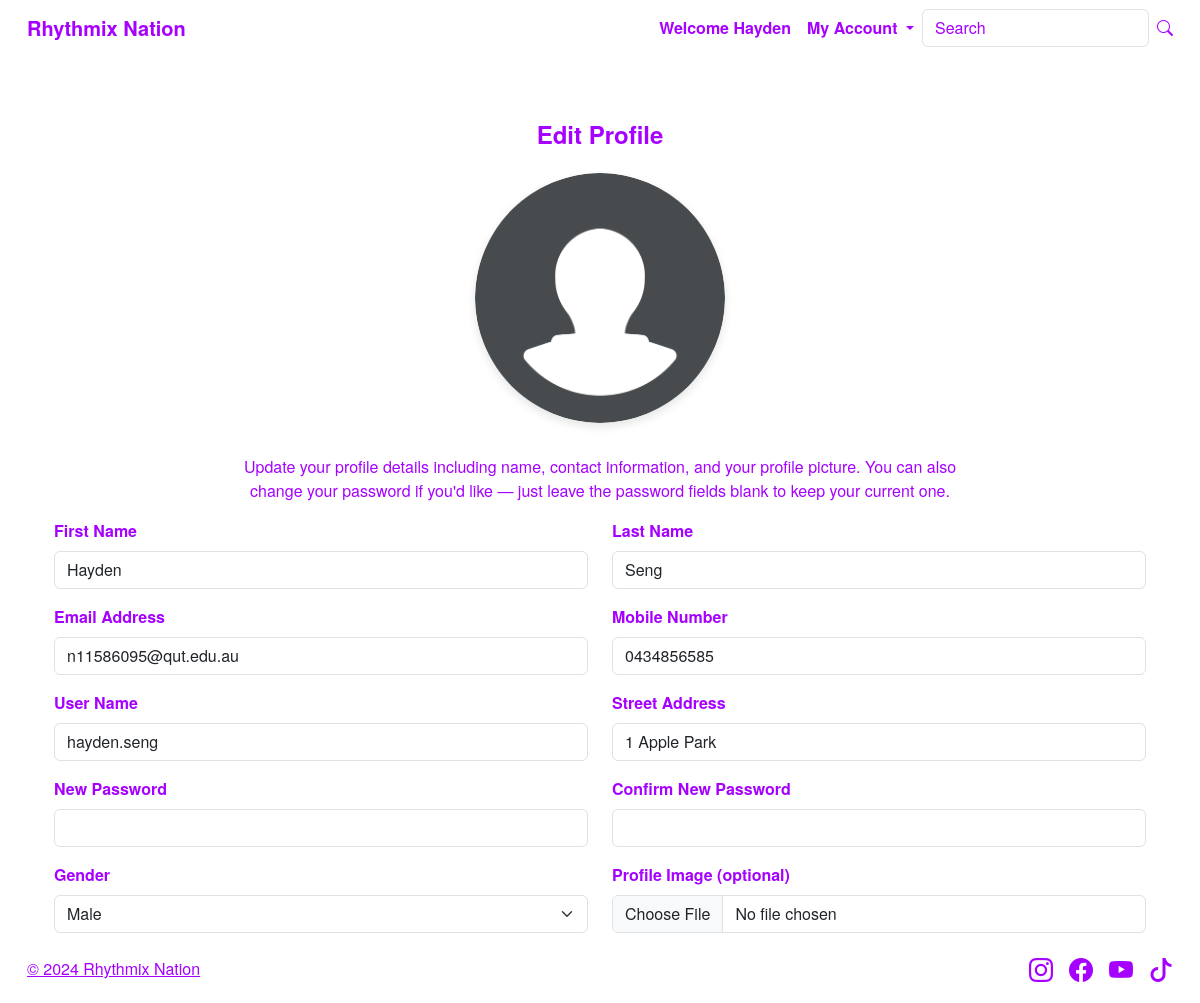
Screenshot of /profile (signed in) with the database file from the repository.
### website/models.py (models this page shows, shortened)
class User(db.Model, UserMixin):
    __tablename__ = 'users'
    id = db.Column(db.Integer, primary_key=True)
    username = db.Column(db.String(150), unique=True, nullable=False)
    first_name = db.Column(db.String(150), nullable=False)
    last_name = db.Column(db.String(150), nullable=False)
    phone_number = db.Column(db.String(150), nullable=False)
    street_address = db.Column(db.String(150), nullable=False)
    email = db.Column(db.String(255), unique=True, nullable=False)
    password_hash = db.Column(db.String(255), nullable=False)
    date_joined = db.Column(db.DateTime, default=datetime.now())
    comments = db.relationship('Comment', backref='user')
    gender = db.Column(db.String(10), nullable=False)
    profile_image = db.Column(db.String(150), nullable=True, default='img/default_avatar.png')

### website/auth.py (the view, shortened to what this page needs)
@auth_bp.route('/profile', methods=['GET', 'POST'])
@login_required
def profile():
    form = ProfileEditForm(obj=current_user)
    return render_template('profile.html', form=form, heading="Edit Profile")

### website/templates/profile.html (shortened to what this page needs)
{% extends "base.html" %}
{% block content %}
<div class="container mt-5">
    <div class="row justify-content-center">
        <div class="col-md-8">
            <div class="page-header text-center mb-4">
                <h4>{{ heading }}</h4>
            </div>
            <form method="POST" enctype="multipart/form-data">
                <div class="text-center w-100 w-xl-50 mb-3 mb-xl-0">
                    <img src="{{ url_for('static', filename=current_user.profile_image or 'img/default_avatar.png') }}"
                        class="profile-avatar"
                        alt="Your Profile Picture">
                </div>
                    <div class="w-100 w-xl-50">
                        <p class="text-center">
                            Update your profile details including name, contact information, and your profile picture. You can also change your password if you'd like — just leave the password fields blank to keep your current one.
                        </p>
                    </div>
                </div>
                <div class="row mb-3">
                    <div class="col-md-6">
                        {{ form.first_name.label(class="form-label") }}
                        {{ form.first_name(class="form-control") }}
                    </div>
                    <div class="col-md-6">
                        {{ form.last_name.label(class="form-label") }}
                        {{ form.last_name(class="form-control") }}
                    </div>
                </div>
                <div class="row mb-3">
                    <div class="col-md-6">
                        {{ form.email.label(class="form-label") }}
                        {{ form.email(class="form-control") }}
                    </div>
                    <div class="col-md-6">
                        {{ form.phone_number.label(class="form-label") }}
                        {{ form.phone_number(class="form-control") }}
                    </div>
                </div>
                <div class="row mb-3">
                    <div class="col-md-6">
                        {{ form.username.label(class="form-label") }}
                        {{ form.username(class="form-control") }}
                    </div>
                    <div class="col-md-6">
                        {{ form.street_address.label(class="form-label") }}
                        {{ form.street_address(class="form-control") }}
                    </div>
                </div>
                <div class="row mb-3">
                    <div class="col-md-6">
                        {{ form.password.label(class="form-label") }}
                        {{ form.password(class="form-control") }}
                    </div>
                    <div class="col-md-6">
                        {{ form.confirm.label(class="form-label") }}
                        {{ form.confirm(class="form-control") }}
                    </div>
                </div>
                <div class="row mb-3">
                    <div class="col-md-6">
                        {{ form.gender.label(class="form-label") }}
                        {{ form.gender(class="form-select") }}
                    </div>
                    <div class="col-md-6">
                        {{ form.profile_image.label(class="form-label") }}
                        {{ form.profile_image(class="form-control") }}
                    </div>
                </div>
                <div class="mb-3">
                </div>
        </div>
    </div>
</div>
{% endblock %}

### website/templates/base.html (shortened to what this page needs)
<!DOCTYPE html>
<html>
<head>
    <link href="https://cdn.jsdelivr.net/npm/bootstrap@5.3.2/dist/css/bootstrap.min.css" rel="stylesheet">
    <link rel="stylesheet" href="{{ url_for('static', filename='style/styles.css') }}">
    <link rel="stylesheet" href="https://cdn.jsdelivr.net/npm/bootstrap-icons@1.10.5/font/bootstrap-icons.css">
</head>
<body>
<div class="wrapper d-flex flex-column min-vh-100">
    <header>
        <nav class="navbar navbar-expand-lg">
            <div class="container-fluid">
                <a class="navbar-brand page-title" href="{{ url_for('main.index') }}">Rhythmix Nation</a>
                <div class="collapse navbar-collapse justify-content-end" id="navbarSupportedContent">
                    <ul class="navbar-nav mb-2 mb-lg-0">
                        {% if current_user.is_authenticated %}
                            <li class="nav-item">
                                <span class="nav-link disabled text-muted">Welcome {{ current_user.first_name }}</span>
                            </li>
                            <li class="nav-item dropdown">
                                <a class="nav-link dropdown-toggle" href="#" role="button" data-bs-toggle="dropdown" aria-expanded="false">
                                    My Account
                                </a>
                            </li>
                        {% endif %}
                    </ul>
                    <form action="{{ url_for('main.search') }}" method="get" class="form-inline d-flex flex-nowrap align-items-center" role="search">
                        <input class="form-control me-2" type="text" name="search" id="searchForm"
                            value="{{ request.args.get('search', '') }}" placeholder="Search" aria-label="Search">
                        <button type="submit" class="icon-button" aria-label="Search">
                            <i class="bi bi-search"></i>
                        </button>
                    </form>
                </div>
            </div>
        </nav>
    </header>
    <main class="flex-grow-1">
        {% block content %}{% endblock %}
    <footer class="footer mt-auto py-3 border-top bg-light text-center">
        <div class="container-fluid d-flex flex-wrap justify-content-between align-items-center">
            <div class="col-md-4 d-flex align-items-center">
                <a class="mb-3 mb-md-0 text-muted" href="404.html">© 2024 Rhythmix Nation</a>
            </div>
            <ul class="nav col-md-4 justify-content-end list-unstyled d-flex">
                <li class="ms-3"><a class="text-muted" href="https://www.instagram.com" target="_blank"><i class="bi bi-instagram" style="font-size: 1.5rem;"></i></a></li>
                <li class="ms-3"><a class="text-muted" href="https://www.facebook.com" target="_blank"><i class="bi bi-facebook" style="font-size: 1.5rem;"></i></a></li>
                <li class="ms-3"><a class="text-muted" href="https://www.youtube.com" target="_blank"><i class="bi bi-youtube" style="font-size: 1.5rem;"></i></a></li>
                <li class="ms-3"><a class="text-muted" href="https://www.tiktok.com" target="_blank"><i class="bi bi-tiktok" style="font-size: 1.5rem;"></i></a></li>
            </ul>
        </div>
    </footer>
</body>
</html>

### website/static/style/styles.css (style rules this page uses)
body { font-family: "Helvetica Neue", Arial, sans-serif; background-color: #fff; color: #a600ff !important; }
.text-muted { color: #a600ff !important; }
.form-control::placeholder { color: #a600ff; }
strong, .modal-label, .section-title, h1, h2, h3, h4, h5, h6 { font-weight: bold; }
header { padding-inline: 15px; }
.navbar { background-color: #fff; }
.navbar-brand { font-weight: bold; color: #a600ff !important; text-decoration: none; }
.nav-link { font-weight: bold; color: #a600ff !important; text-decoration: none; }
.icon-button, .icon-button:hover .button-color, .button-color:hover, .button-color:focus, .button-color:active, .button-color.active, .button-color:visited { background-color: #a600ff !important; border-color: #a600ff !important; color: #fff !important; }
footer { padding-inline: 15px; }
html, body { height: 100%; }
body { display: flex; flex-direction: column; min-height: 100vh; }
main { flex: 1; }
.form-label, .section-title { color: #a600ff; font-weight: bold; text-decoration: none; }
.wrapper { display: flex; flex-direction: column; min-height: 100vh; }
main { flex-grow: 1; }
.footer { margin-top: auto; background-color: #fff !important; border-top: none !important; }
.profile-avatar { width: 250px; height: 250px; object-fit: cover; border-radius: 50%; box-shadow: 0 4px 10px rgba(0, 0, 0, 0.1); margin-bottom: 2rem; }
.icon-button { background: transparent; border: none; display: flex; align-items: center; justify-content: center; cursor: pointer; }
.icon-button { background: none !important; border: none !important; outline: none !important; box-shadow: none !important; padding: 0 !important; margin: 0 !important; display: inline-flex; align-items: center; justify-content: center; cursor: pointer; }
.icon-button i { color: #a600ff !important; }

### rows the page displays
User: first_name "Hayden", profile_image (placeholder picture), last_name "Seng", email "n11586095@qut.edu.au", phone_number "0434856585", username "hayden.seng", street_address "1 Apple Park", gender "Male"

### other values shown
{{ heading }} "Edit Profile"
